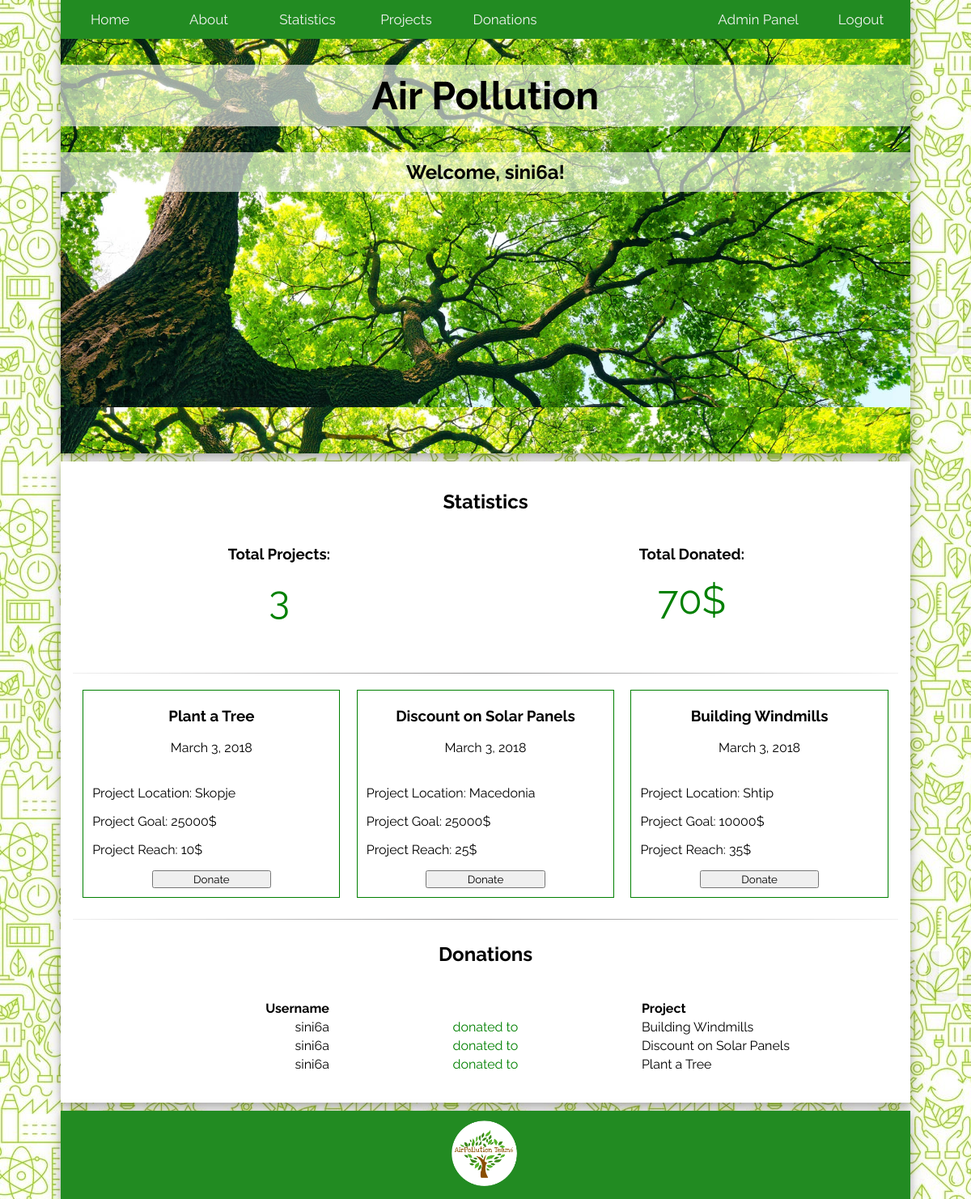
The app's page / (signed in) with its own data.
### projects/models.py (models this page shows)
class Project(models.Model):
    project_id = models.AutoField(primary_key=True)
    project_Name = models.CharField(max_length=200)
    project_Location = models.CharField(max_length=100)
    project_Info = models.TextField(max_length=1000)
    project_Goal = models.BigIntegerField()
    project_Reach = models.BigIntegerField()
    project_Date = models.DateField()
    def __str__(self):
        return self.project_Name

### projects/views.py (the view)
# urls.py: url(r'^$', projects_views.index, name='home'),
def index(request):
    proekti = []
    korisnici = []
    project_list = Project.objects.order_by('-project_Date')
    project_ids = Donation.objects.all().values_list('project_Id', flat=True)
    projects = Project.objects.all().values_list('project_Name', flat=True)
    user_ids = Donation.objects.all().values_list('user_Id', flat=True)
    users = User.objects.all().values_list('username', flat=True)
    last_project_id = Project.objects.latest('project_id').project_id
    final_donated = 0
    total_donated = Donation.objects.all().values_list('donated', flat=True)
    for value in total_donated:
        final_donated = final_donated + value
    for project in project_ids:
        tempvar = Project.objects.get(pk=project).project_Name
        proekti.append(tempvar)
    for user in user_ids:
        tempvar = User.objects.get(pk=user).username
        korisnici.append(tempvar)
    korisnici.reverse()
    proekti.reverse()
    template = loader.get_template('home.html')
    context = {
        'project_list': project_list,
        'users': korisnici,
        'projects':proekti,
        'last_project_id':last_project_id,
        'total_donated':final_donated,
    }
    return HttpResponse(template.render(context, request))

### templates/home.html (shortened to what this page needs)
{% extends 'base.html' %}
{% block content %}
<div style="width: 100%; float: left; text-align: center;" id="statistics">
<h2>Statistics</h2>
<div style="display: inline;">
    <div style="width: 50%; float: left">
    <h3>Total Projects:</h3>
    <p style="color: green; font-size: 48px; margin-top: 0px;">{{ last_project_id }}</p>
</div>
<div style="width: 50%; float: left;">
    <h3>Total Donated:</h3>
<p style="color: green; font-size: 48px; margin-top: 0px;">{{ total_donated }}$</p>
</div>
</div>
</div>
<table><tr><td></td></tr></table>
<hr>
<table style="width:100%;">
    <tr>
        {% for item in project_list %}
        <td class="td-project">
                    <h3>{{ item }}</h3>
            <p>{{ item.project_Date }}</p>
        <div style="margin: 5px; padding: 5px; text-align: left;">
            <p>Project Location: {{ item.project_Location }}</p>
            <p>Project Goal: {{ item.project_Goal }}$</p>
            <p>Project Reach: {{ item.project_Reach }}$</p>
            <form action="/projects/{{ item.project_id }}">
                <center><input type="submit" value="Donate"></center>
            </form>
        </td>
        {% endfor %}
    </tr>
</table>
<table><tr><td></td></tr></table>
<hr>
<div style="width: 100%; float: left;" id="donations">
<h2>Donations</h2>
  <table style="">
    <table style="float: left; width: 33.33%; padding: 20px;">
        <th style="text-align: right;">Username</th>
    {% for user in users %}
    <tr>
        <td style="text-align: right;">{{ user }}</td>
    </tr>
    {% endfor %}
    </table>
    <table style="float: left; width: 33.33%; padding: 20px;">
        <th><br></th>
    {% for user in users %}
    <tr>
        <td style="text-align: center; color: green;">donated to</td>
    </tr>
    {% endfor %}
    </table>
    <table style="float: left; width: 33.33%; padding: 20px;">
    <th style="text-align: left;">Project</th>
    {% for project in projects %}
    <tr>
        <td style="text-align: left;">{{ project }}</td>
    </tr>
    {% endfor %}
    </table>
    </table>
</div>
{% endblock %}

### templates/base.html (shortened to what this page needs)
{% load staticfiles %}
<!DOCTYPE html>
<html lang="en">
<head>
        <link rel="stylesheet" type="text/css" href="{% static 'css/style.css' %}">
</head>
  <body id="body">
	<header style="">
		<div class="topnav" id="myTopnav">
			<a href="{% url 'home' %}"">Home</a>
            <a href="{% url 'about' %}">About</a>
            <a href="#statistics">Statistics</a>
            <a href="#projects">Projects</a>
            <a href="#donations">Donations</a>
			{% if user.is_authenticated %}
            <a href="{% url 'logout' %}" style="float:right;">Logout</a>
            {% else %}
            <a href="{% url 'login' %}" style="float:right;">Login</a>
            <a href="{% url 'signup' %}" style="float:right;">Sign up</a>
            {% endif %}
            {% if request.user.is_superuser %}
            <a href="/admin" style="float:right;">Admin Panel</a>
            {% endif %}
		</div>
        <div class="header-center">
		<h1 class="child" style="font-size:48px;">Air Pollution</h1>
        {% if user.is_authenticated %}
        <h2 class="child">Welcome, {{ user.username }}!</h2>
        {% else %}
        <h3  class="child">Please register or login to donate.</h3>
        {% endif %}
        </div>
	</header>
    <main>
      {% block content %}
      {% endblock %}
    </main>
	<footer>
    <img src="{% static 'images/logo_footer.png' %}">
	</footer>
  </body>
</html>

### static/css/style.css (style rules this page uses)
@media screen and (min-width: 961px) { body { width: 90%; padding: 0px 15px 0px 15px; overflow:auto; height:100%; } }
@media screen and (min-width: 961px) { .td-project { float: left; width: 31.33%; text-align: center; border: 1px solid; margin: 1%; border-color: green; } }
@media screen and (min-width: 961px) { header { min-height: 70%; } }
* { font-family: 'Raleway', sans-serif; box-sizing: border-box; }
h1 { text-align: center; }
h2 { text-align: center; }
h3 { text-align: center; }
html { height: 100%; }
body { background-image: url("/static/images/background.jpg"); overflow-y:scroll; background-color: #98FB98; margin: auto; }
.header-center { text-align: center; }
.header-center > .child { padding: 10px; text-align: center; background-color: white; background-color: rgba(255, 255, 255, 0.6); }
header { box-shadow: 0 4px 8px 0 rgba(0, 0, 0, 0.2), 0 6px 20px 0 rgba(0, 0, 0, 0.19); margin-bottom: 10px; background-image: url("/static/images/header.jpg"); background-size: 100%; background-color: white; text-align: center; }
main { display:block; overflow:auto; box-shadow: 0 4px 8px 0 rgba(0, 0, 0, 0.2), 0 6px 20px 0 rgba(0, 0, 0, 0.19); padding: 15px; background-color: white; }
footer { overflow: auto; box-shadow: 0 4px 8px 0 rgba(0, 0, 0, 0.2), 0 6px 20px 0 rgba(0, 0, 0, 0.19); margin: 0; margin-top: 10px; text-align: center; background-color: #228B22; color: white; }
footer img { max-width: 10%; }
hr { border: 0; height: 1px; background-image: -webkit-linear-gradient(left, #f0f0f0, #8c8b8b, #f0f0f0); background-image: -moz-linear-gradient(left, #f0f0f0, #8c8b8b, #f0f0f0); background-image: -ms-linear-gradient(left, #f0f0f0, #8c8b8b, #f0f0f0); background-image: -o-linear-gradient(left, #f0f0f0, #8c8b8b, #f0f0f0); }
input { margin: auto; width: 50%; }
.topnav { position: relative; width: 100%; background-color: #228B22; overflow: hidden; z-index:9999; }
.topnav a { min-width: 122px; float: left; display: block; color: #f2f2f2; text-align: center; padding: 14px 16px; text-decoration: none; font-size: 17px; }

### records on screen
Project: project_Name "Plant a Tree", project_Date "March 3, 2018", project_Location "Skopje", project_Goal "25000", project_Reach "10", projects "Plant a Tree"
Project: project_Name "Discount on Solar Panels", project_Date "March 3, 2018", project_Location "Macedonia", project_Goal "25000", project_Reach "25", projects "Discount on Solar Panels"
Project: project_Name "Building Windmills", project_Date "March 3, 2018", project_Location "Shtip", project_Goal "10000", project_Reach "35", projects "Building Windmills"

### other values on screen
{{ user.username }} "sini6a"
{{ last_project_id }} "3"
{{ total_donated }} "70"
{{ user }} "sini6a" "sini6a" "sini6a"
